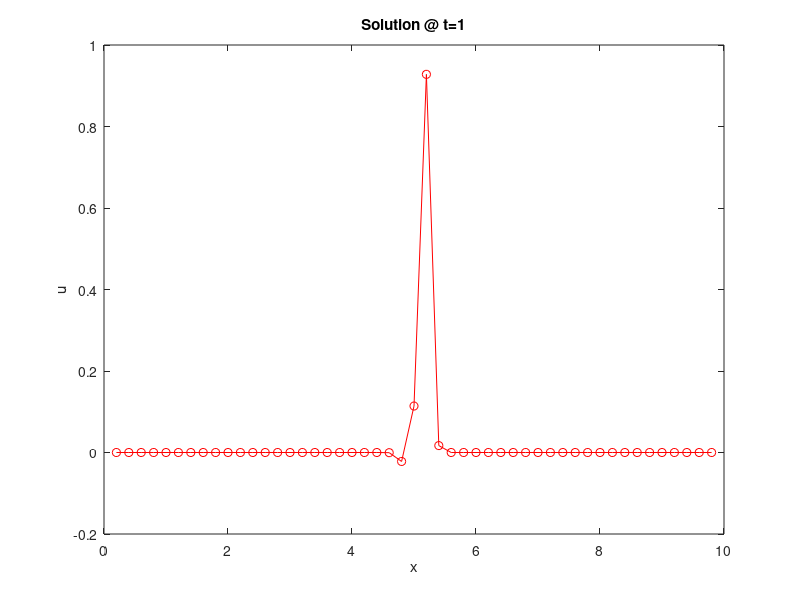

Recreate this plot in MATLAB.
% setup and  parameters
Nx = 50;  % number of mesh points
dx = 10/Nx; % spactial mesh 
Tend =1;% solve from t=0..tmax

c = 0.2*ones(Nx-1,1); %  vector  of ones , size Nx-1
cfl=0.95;
dt = cfl*dx/max(c);% time step
R = round(Tend/dt); %  number of timesteps
x = linspace(dx,10-dx,Nx-1);% create spatial coordinates vector for plots

% set up differentiation matrices 
e = ones(Nx-1,1); % vector of ones of same size x
Dx  =(spdiags([-e e],[-1 1],Nx-1,Nx-1)); % 1st order matrix
Dxx = (spdiags([e -2*e e], [-1 0 1], Nx-1,Nx-1)); % 2nd order matrix

% initialization and initial conditions,   u = zero at boundaries 
u = exp(-100 * (x-5).^2)';

for n = 1:R % iteratre, step in time
   u(:,n+1) = u(:,n) - 0.5*dt/dx * c.*(Dx*u(:,n)) + 0.5*(dt/dx)^2 * c.^2.*(Dxx*u(:,n)) ...
      + 0.125*(dt/dx)^2 * c.*(Dx*c).*(Dx*u(:,n));
end

(plot(x,u(:,R+1),'o - r'));xlabel('x'); ylabel('u'); title('Solution @ t=1')